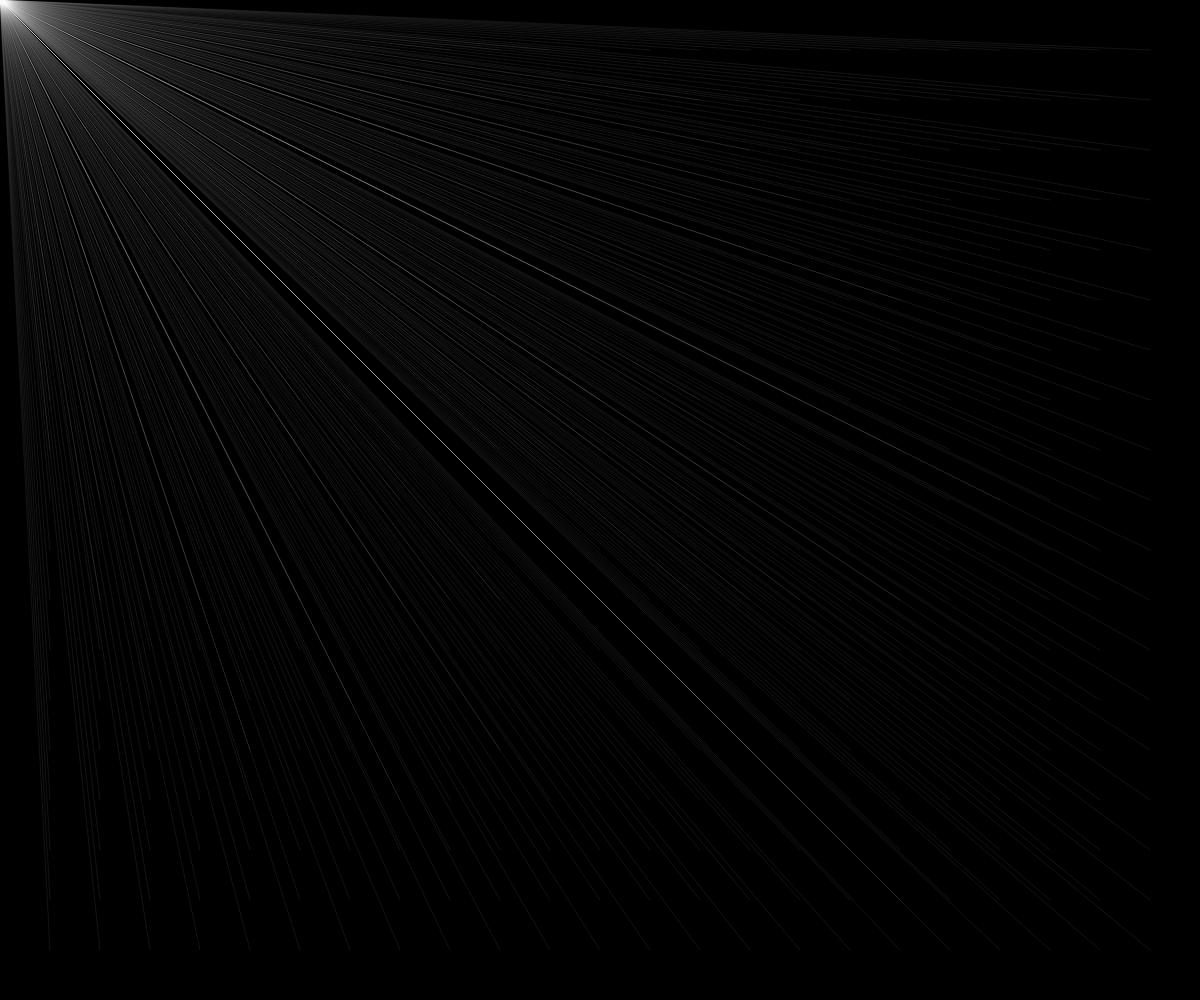
Frame 1 (no input)
Frame 60 (no input): identical to frame 1, image omitted
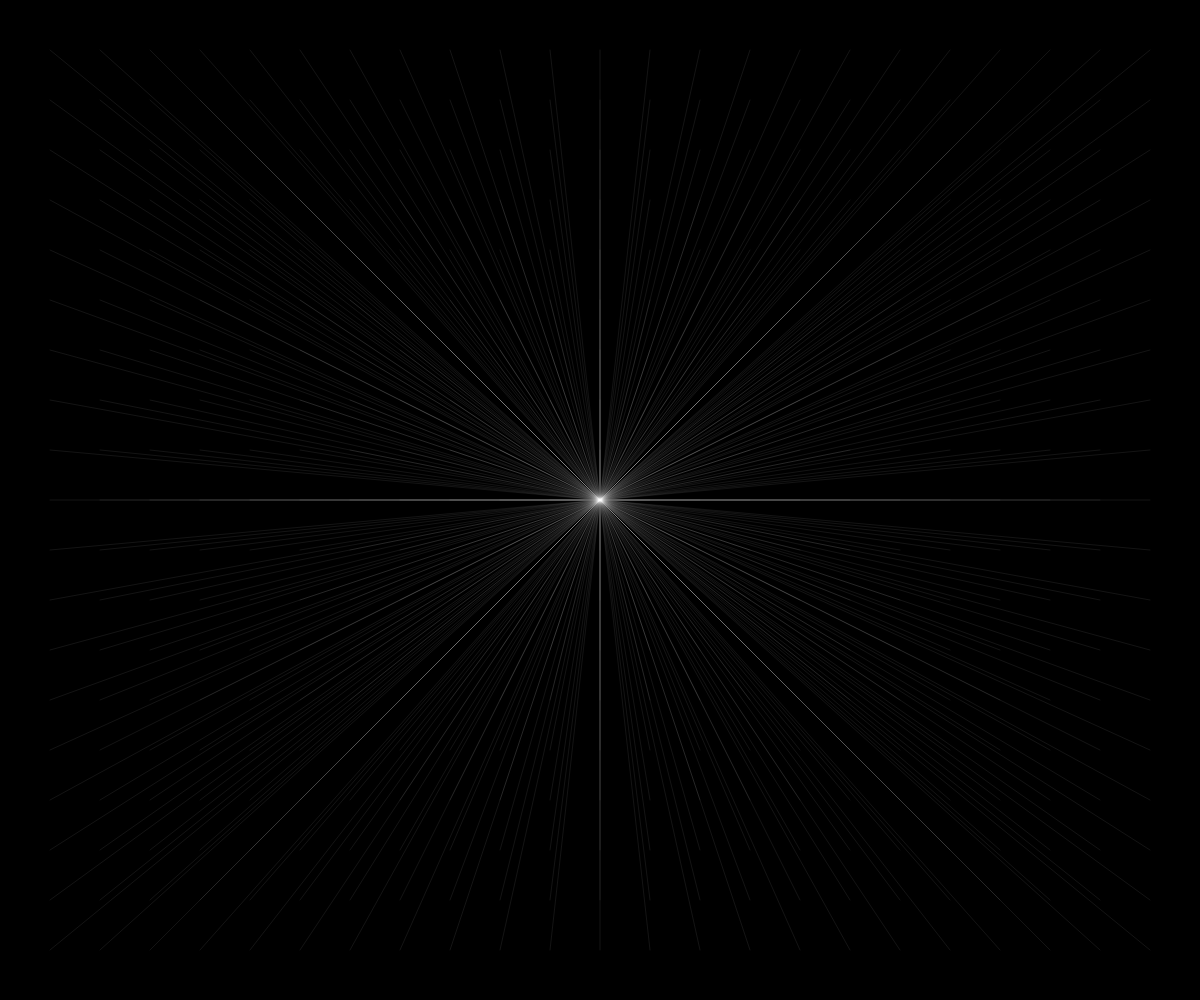
Frame 120 (the mouse pressed at the canvas centre since frame 60)

The p5.js sketch that drew these frames (run headless with seeded random() and noise() and a simulated clock; from frame 60 on, the mouse is pressed at the canvas centre):

// p5.js sketch
// ── sketch.js
let pointSpacing;
function setup(){
  createCanvas(windowWidth, windowHeight);
  pointSpacing = 50;
  noCursor();
}

function draw(){
  background(0);
  for (let i = pointSpacing; i < width; i+= pointSpacing){
    for (let j = pointSpacing; j < height; j += pointSpacing){
      stroke(255, 20);
      //fill(255);
      //ellipse(i,j,3);
      line(mouseX, mouseY, i, j);
    }
  }
}
